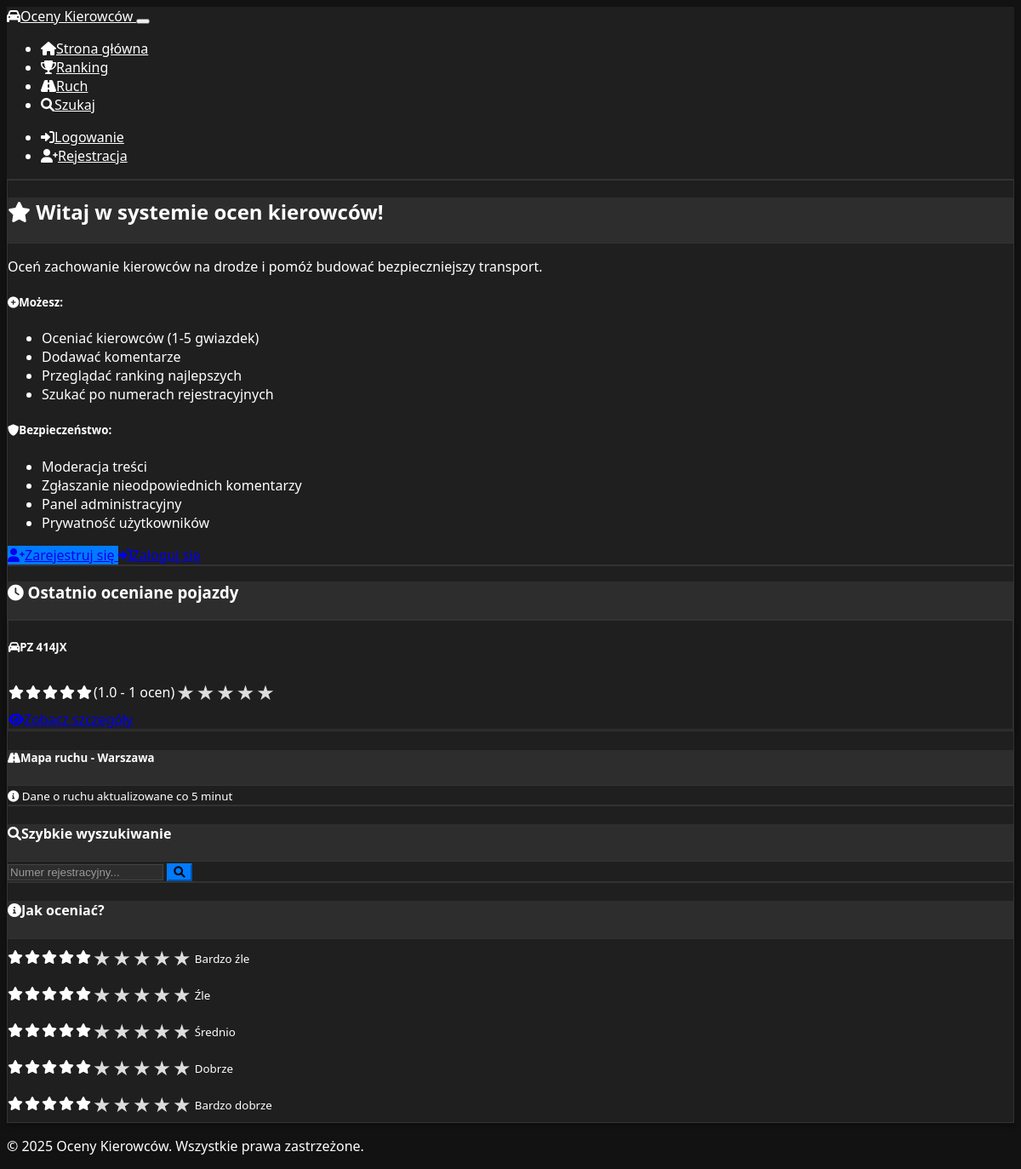
The page / on the database its author committed.
### models.py (models this page shows)
class Vehicle(db.Model):
    id = db.Column(db.Integer, primary_key=True)
    license_plate = db.Column(db.String(20), unique=True, nullable=False)
    is_blocked = db.Column(db.Boolean, default=False)
    created_at = db.Column(db.DateTime, default=datetime.utcnow)
    ratings = db.relationship('Rating', backref='vehicle', lazy='dynamic', cascade='all, delete-orphan')
    comments = db.relationship('Comment', backref='vehicle', lazy='dynamic', cascade='all, delete-orphan')
    def get_average_rating(self):
        ratings = self.ratings.all()
        if not ratings:
            return 0
        return sum(r.rating for r in ratings) / len(ratings)
    def get_rating_count(self):
        return self.ratings.count()

### app.py (the view)
@app.route('/')
def index():
    recent_ratings = db.session.query(Rating).order_by(
        Rating.created_at.desc()).limit(10).all()
    recent_vehicles = []
    seen_plates = set()
    for rating in recent_ratings:
        vehicle = Vehicle.query.get(rating.vehicle_id)
        if vehicle and vehicle.license_plate not in seen_plates:
            recent_vehicles.append(vehicle)
            seen_plates.add(vehicle.license_plate)
            if len(recent_vehicles) >= 5:
                break
    return render_template('index.html', recent_vehicles=recent_vehicles)

### app.py (called while the page is built)
def init_auth(app):
    @app.context_processor
    def inject_auth_functions():
        return {
            'get_current_user': get_current_user,
            'is_logged_in': is_logged_in,
            'is_admin': is_admin
        }

### templates/index.html (shortened to what this page needs)
{% extends "base.html" %}
{% block content %}
<div class="row">
    <div class="col-lg-8">
        <div class="card">
            <div class="card-header">
                <h2 class="card-title mb-0">
                    <i class="fas fa-star text-warning me-2"></i>
                    Witaj w systemie ocen kierowców!
                </h2>
            </div>
            <div class="card-body">
                <p class="lead">Oceń zachowanie kierowców na drodze i pomóż budować bezpieczniejszy transport.</p>
                <div class="row">
                    <div class="col-md-6">
                        <h5><i class="fas fa-plus-circle text-success me-2"></i>Możesz:</h5>
                        <ul>
                            <li>Oceniać kierowców (1-5 gwiazdek)</li>
                            <li>Dodawać komentarze</li>
                            <li>Przeglądać ranking najlepszych</li>
                            <li>Szukać po numerach rejestracyjnych</li>
                        </ul>
                    </div>
                    <div class="col-md-6">
                        <h5><i class="fas fa-shield-alt text-info me-2"></i>Bezpieczeństwo:</h5>
                        <ul>
                            <li>Moderacja treści</li>
                            <li>Zgłaszanie nieodpowiednich komentarzy</li>
                            <li>Panel administracyjny</li>
                            <li>Prywatność użytkowników</li>
                        </ul>
                    </div>
                </div>
                {% if not session.user_id %}
                <div class="text-center mt-4">
                    <a href="{{ url_for('register') }}" class="btn btn-primary me-2">
                        <i class="fas fa-user-plus me-1"></i>Zarejestruj się
                    </a>
                    <a href="{{ url_for('login') }}" class="btn btn-outline-secondary">
                        <i class="fas fa-sign-in-alt me-1"></i>Zaloguj się
                    </a>
                </div>
                {% endif %}
            </div>
        </div>
        {% if recent_vehicles %}
        <div class="card mt-4">
            <div class="card-header">
                <h3 class="card-title mb-0">
                    <i class="fas fa-clock text-info me-2"></i>
                    Ostatnio oceniane pojazdy
                </h3>
            </div>
            <div class="card-body">
                <div class="row">
                    {% for vehicle in recent_vehicles %}
                    <div class="col-md-6 mb-3">
                        <div class="card h-100">
                            <div class="card-body">
                                <h5 class="card-title">
                                    <i class="fas fa-car me-2"></i>{{ vehicle.license_plate }}
                                </h5>
                                <div class="mb-2">
                                    {% set avg_rating = vehicle.get_average_rating() %}
                                    <div class="star-rating">
                                        {% for i in range(1, 6) %}
                                            <i class="fas fa-star {% if i <= avg_rating %}text-warning{% else %}text-muted{% endif %}"></i>
                                        {% endfor %}
                                        <span class="ms-2 text-muted">
                                            ({{ "%.1f"|format(avg_rating) }} - {{ vehicle.get_rating_count() }} ocen)
                                        </span>
                                    </div>
                                </div>
                                <a href="{{ url_for('vehicle_detail', license_plate=vehicle.license_plate) }}" class="btn btn-sm btn-outline-primary">
                                    <i class="fas fa-eye me-1"></i>Zobacz szczegóły
                                </a>
                            </div>
                        </div>
                    </div>
                    {% endfor %}
                </div>
            </div>
        </div>
        {% endif %}
    </div>
    <div class="col-lg-4">
        <div class="card mb-4">
            <div class="card-header">
                <h5 class="card-title mb-0">
                    <i class="fas fa-road me-2"></i>Mapa ruchu - Warszawa
                </h5>
            </div>
            <div class="card-footer">
                <small class="text-muted">
                    <i class="fas fa-info-circle me-1"></i>
                    Dane o ruchu aktualizowane co 5 minut
                </small>
            </div>
        </div>
        <div class="card">
            <div class="card-header">
                <h4 class="card-title mb-0">
                    <i class="fas fa-search me-2"></i>Szybkie wyszukiwanie
                </h4>
            </div>
            <div class="card-body">
                <form action="{{ url_for('search') }}" method="GET">
                    <div class="input-group">
                        <input type="text" class="form-control" name="q" placeholder="Numer rejestracyjny..." pattern="[A-Za-z0-9\s]+" title="Tylko litery i cyfry">
                        <button class="btn btn-primary" type="submit">
                            <i class="fas fa-search"></i>
                        </button>
                    </div>
                </form>
            </div>
        </div>
        <div class="card mt-4">
            <div class="card-header">
                <h4 class="card-title mb-0">
                    <i class="fas fa-info-circle me-2"></i>Jak oceniać?
                </h4>
            </div>
            <div class="card-body">
                <div class="rating-guide">
                    <div class="mb-2">
                        <span class="star-rating">
                            <i class="fas fa-star text-warning"></i>
                            <i class="fas fa-star text-muted"></i>
                            <i class="fas fa-star text-muted"></i>
                            <i class="fas fa-star text-muted"></i>
                            <i class="fas fa-star text-muted"></i>
                        </span>
                        <small class="ms-2">Bardzo źle</small>
                    </div>
                    <div class="mb-2">
                        <span class="star-rating">
                            <i class="fas fa-star text-warning"></i>
                            <i class="fas fa-star text-warning"></i>
                            <i class="fas fa-star text-muted"></i>
                            <i class="fas fa-star text-muted"></i>
                            <i class="fas fa-star text-muted"></i>
                        </span>
                        <small class="ms-2">Źle</small>
                    </div>
                    <div class="mb-2">
                        <span class="star-rating">
                            <i class="fas fa-star text-warning"></i>
                            <i class="fas fa-star text-warning"></i>
                            <i class="fas fa-star text-warning"></i>
                            <i class="fas fa-star text-muted"></i>
                            <i class="fas fa-star text-muted"></i>
                        </span>
                        <small class="ms-2">Średnio</small>
                    </div>
                    <div class="mb-2">
                        <span class="star-rating">
                            <i class="fas fa-star text-warning"></i>
                            <i class="fas fa-star text-warning"></i>
                            <i class="fas fa-star text-warning"></i>
                            <i class="fas fa-star text-warning"></i>
                            <i class="fas fa-star text-muted"></i>
                        </span>
                        <small class="ms-2">Dobrze</small>
                    </div>
                    <div class="mb-2">
                        <span class="star-rating">
                            <i class="fas fa-star text-warning"></i>
                            <i class="fas fa-star text-warning"></i>
                            <i class="fas fa-star text-warning"></i>
                            <i class="fas fa-star text-warning"></i>
                            <i class="fas fa-star text-warning"></i>
                        </span>
                        <small class="ms-2">Bardzo dobrze</small>
                    </div>
                </div>
            </div>
        </div>
    </div>
</div>
{% endblock %}

### static/css/style.css (style rules this page uses)
:root { --primary-color: #007bff; --secondary-color: #6c757d; --success-color: #28a745; --danger-color: #dc3545; --warning-color: #ffc107; --info-color: #17a2b8; --dark-color: #343a40; --light-color: #f8f9fa; --star-color: #ffc107; --star-empty: #e9ecef; }
body { background-color: #121212; color: #ffffff; font-family: 'Segoe UI', Tahoma, Geneva, Verdana, sans-serif; }
.card { background-color: #1f1f1f; border: 1px solid #333; box-shadow: 0 4px 6px rgba(0, 0, 0, 0.3); transition: transform 0.2s ease, box-shadow 0.2s ease; }
.card-header { background-color: #2d2d2d; border-bottom: 1px solid #333; color: #ffffff; }
.btn-primary { background-color: var(--primary-color); border-color: var(--primary-color); transition: all 0.2s ease; }
.star-rating { display: inline-flex; align-items: center; gap: 2px; margin: 5px 0; }
.form-control { background-color: #2d2d2d; border: 1px solid #444; color: #ffffff; }
.form-control::placeholder { color: #999; }

### rows shown on the page
Vehicle: license_plate "PZ 414JX", avg_rating "1.0", get_rating_count "1"
